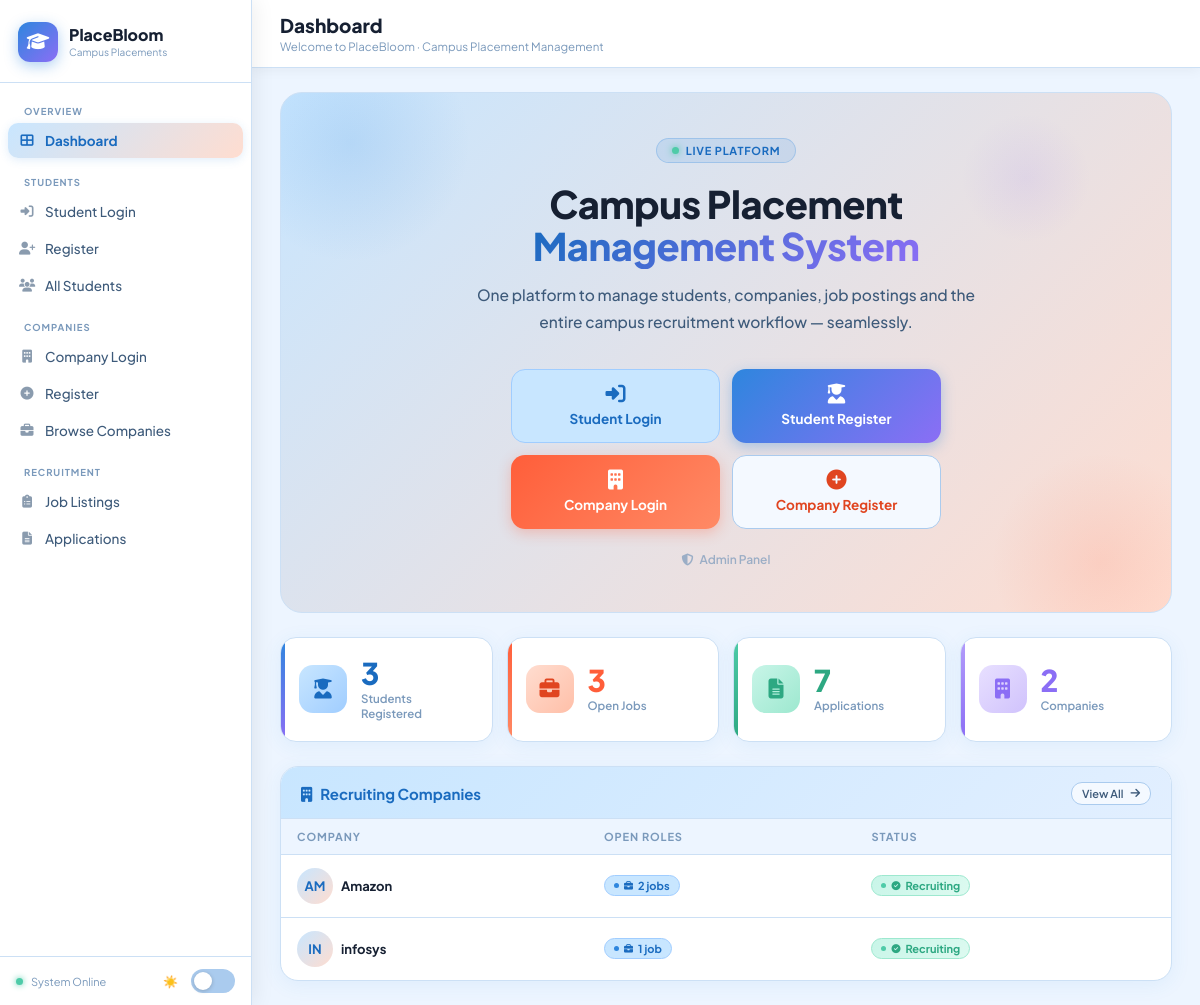
The page / on the database its author committed.
### placement/models.py (models this page shows, shortened)
class Company(models.Model):
    company_id = models.AutoField(primary_key=True)
    name = models.CharField(max_length=150)
    description = models.TextField(blank=True)
    website_link = models.URLField(blank=True)
    location = models.CharField(max_length=120, blank=True)
    password = models.CharField(max_length=128, blank=True)

### placement/views.py (the view)
# urls.py: 2. Add a URL to urlpatterns:  path('', views.home, name='home')
def home(request):
    companies = Company.objects.all().prefetch_related('jobs')
    company_job_summary = []
    company_data = []
    for company in companies:
        jobs = list(company.jobs.all())
        apps = list(Application.objects.filter(job__company=company).select_related('student', 'job'))
        company_job_summary.append({
            'company': company,
            'jobs': jobs,
            'job_count': len(jobs),
        })
        company_data.append({
            'company': company,
            'jobs': jobs,
            'applications': apps,
        })
    selected_company_id = request.GET.get('company_id')
    selected_company_id = int(selected_company_id) if selected_company_id and selected_company_id.isdigit() else None
    if selected_company_id is None and company_data:
        selected_company_id = company_data[0]['company'].company_id
    return render(request, 'placement/home.html', {
        'student_count': Student.objects.count(),
        'job_count': Job.objects.count(),
        'application_count': Application.objects.count(),
        'company_job_summary': company_job_summary,
        'company_data': company_data,
        'selected_company_id': selected_company_id,
    })

### placement/templates/placement/home.html (shortened to what this page needs)
{% extends 'placement/base.html' %}
{% block page_title %}Dashboard{% endblock %}
{% block page_sub %}Welcome to PlaceBloom · Campus Placement Management{% endblock %}
{% block nh %}active{% endblock %}
{% block content %}
<div style="background:linear-gradient(135deg,var(--sky) 0%,var(--peach2) 100%);border:1.5px solid var(--border);border-radius:22px;padding:44px 48px;margin-bottom:24px;position:relative;overflow:hidden;text-align:center;">
  <div style="position:absolute;top:-70px;left:-50px;width:240px;height:240px;background:radial-gradient(circle,rgba(46,134,222,.15),transparent 70%);border-radius:50%;pointer-events:none;"></div>
  <div style="position:absolute;bottom:-60px;right:-40px;width:220px;height:220px;background:radial-gradient(circle,rgba(255,94,58,.12),transparent 70%);border-radius:50%;pointer-events:none;"></div>
  <div style="position:absolute;top:20px;right:80px;width:130px;height:130px;background:radial-gradient(circle,rgba(139,110,245,.1),transparent 70%);border-radius:50%;pointer-events:none;"></div>
  <div style="position:relative;max-width:620px;margin:0 auto;">
    <div style="display:inline-flex;align-items:center;gap:7px;background:rgba(46,134,222,.12);border:1.5px solid rgba(46,134,222,.25);border-radius:20px;padding:5px 15px;margin-bottom:20px;">
      <span style="width:7px;height:7px;border-radius:50%;background:var(--mint);box-shadow:0 0 7px var(--mint);animation:blink 2s infinite;"></span>
      <span style="font-size:11px;font-weight:700;color:var(--blue2);letter-spacing:.07em;text-transform:uppercase;">Live Platform</span>
    </div>
    <h1 style="font-size:38px;font-weight:800;line-height:1.1;margin-bottom:14px;color:var(--text);letter-spacing:-.5px;">
      Campus Placement<br>
      <span style="background:linear-gradient(135deg,var(--blue2),var(--lav2));-webkit-background-clip:text;-webkit-text-fill-color:transparent;">Management System</span>
    </h1>
    <p style="font-size:15.5px;color:var(--text2);line-height:1.75;max-width:500px;margin:0 auto 34px;font-weight:500;">
      One platform to manage students, companies, job postings and the entire campus recruitment workflow — seamlessly.
    </p>
    <div style="display:grid;grid-template-columns:1fr 1fr;gap:12px;max-width:430px;margin:0 auto;">
      <a href="{% url 'placement:student_login' %}" class="btn btn-soft" style="justify-content:center;padding:14px 16px;border-radius:14px;font-size:13.5px;font-weight:700;flex-direction:column;gap:6px;height:74px;">
        <i class="fas fa-sign-in-alt" style="font-size:20px;color:var(--blue2);"></i>
        <span>Student Login</span>
      </a>
      <a href="{% url 'placement:student_register' %}" class="btn btn-primary" style="justify-content:center;padding:14px 16px;border-radius:14px;font-size:13.5px;font-weight:700;flex-direction:column;gap:6px;height:74px;">
        <i class="fas fa-user-graduate" style="font-size:20px;"></i>
        <span>Student Register</span>
      </a>
      <a href="{% url 'placement:company_login' %}" class="btn btn-peach" style="justify-content:center;padding:14px 16px;border-radius:14px;font-size:13.5px;font-weight:700;flex-direction:column;gap:6px;height:74px;">
        <i class="fas fa-building" style="font-size:20px;"></i>
        <span>Company Login</span>
      </a>
      <a href="{% url 'placement:company_register' %}" class="btn btn-ghost" style="justify-content:center;padding:14px 16px;border-radius:14px;font-size:13.5px;font-weight:700;flex-direction:column;gap:6px;height:74px;">
        <i class="fas fa-plus-circle" style="font-size:20px;color:var(--coral2);"></i>
        <span style="color:var(--coral2);">Company Register</span>
      </a>
    </div>
    <div style="margin-top:18px;">
      <a href="{% url 'admin:index' %}" style="font-size:12px;color:var(--text3);text-decoration:none;font-weight:600;display:inline-flex;align-items:center;gap:6px;opacity:.7;transition:opacity .2s;" onmouseover="this.style.opacity=1" onmouseout="this.style.opacity=.7">
        <i class="fas fa-shield-alt"></i> Admin Panel
      </a>
    </div>
  </div>
</div>
<div class="stats">
  <div class="stat stat-blue">
    <div class="stat-bar"></div>
    <div class="stat-icon"><i class="fas fa-user-graduate"></i></div>
    <div>
      <div class="stat-val">{{ student_count }}</div>
      <div class="stat-lbl">Students Registered</div>
    </div>
  </div>
  <div class="stat stat-peach">
    <div class="stat-bar"></div>
    <div class="stat-icon"><i class="fas fa-briefcase"></i></div>
    <div>
      <div class="stat-val">{{ job_count }}</div>
      <div class="stat-lbl">Open Jobs</div>
    </div>
  </div>
  <div class="stat stat-mint">
    <div class="stat-bar"></div>
    <div class="stat-icon"><i class="fas fa-file-alt"></i></div>
    <div>
      <div class="stat-val">{{ application_count }}</div>
      <div class="stat-lbl">Applications</div>
    </div>
  </div>
  <div class="stat stat-lav">
    <div class="stat-bar"></div>
    <div class="stat-icon"><i class="fas fa-building"></i></div>
    <div>
      <div class="stat-val">{{ company_job_summary|length }}</div>
      <div class="stat-lbl">Companies</div>
    </div>
  </div>
</div>
{% if company_job_summary %}
<div class="card">
  <div class="card-head ch-blue">
    <span class="card-title" style="color:var(--blue2);"><i class="fas fa-building" style="margin-right:8px;"></i>Recruiting Companies</span>
    <a href="{% url 'placement:companies' %}" class="btn btn-ghost btn-xs">View All <i class="fas fa-arrow-right"></i></a>
  </div>
  <div class="tbl-wrap">
    <table>
      <thead><tr><th>Company</th><th>Open Roles</th><th>Status</th></tr></thead>
      <tbody>
        {% for item in company_job_summary %}
        <tr>
          <td>
            <div class="flex aic g2">
              <div class="av av-sm" style="background:linear-gradient(135deg,var(--sky),var(--peach2));color:var(--blue2);">{{ item.company.name|slice:":2"|upper }}</div>
              <div>
                <div class="fw7 sm">{{ item.company.name }}</div>
              </div>
            </div>
          </td>
          <td><span class="badge badge-blue"><i class="fas fa-briefcase" style="font-size:9px;"></i> {{ item.job_count }} job{{ item.job_count|pluralize }}</span></td>
          <td><span class="badge badge-accepted"><i class="fas fa-check-circle" style="font-size:9px;"></i> Recruiting</span></td>
        </tr>
        {% endfor %}
      </tbody>
    </table>
  </div>
</div>
{% endif %}
{% endblock %}

### rows shown on the page
Company: company.name "AM", company.name "Amazon", job_count "2"
Company: company.name "IN", company.name "infosys", job_count "1"

### other values the page prints
{{ student_count }} "3"
{{ job_count }} "3"
{{ application_count }} "7"
{{ company_job_summary|length }} "2"
